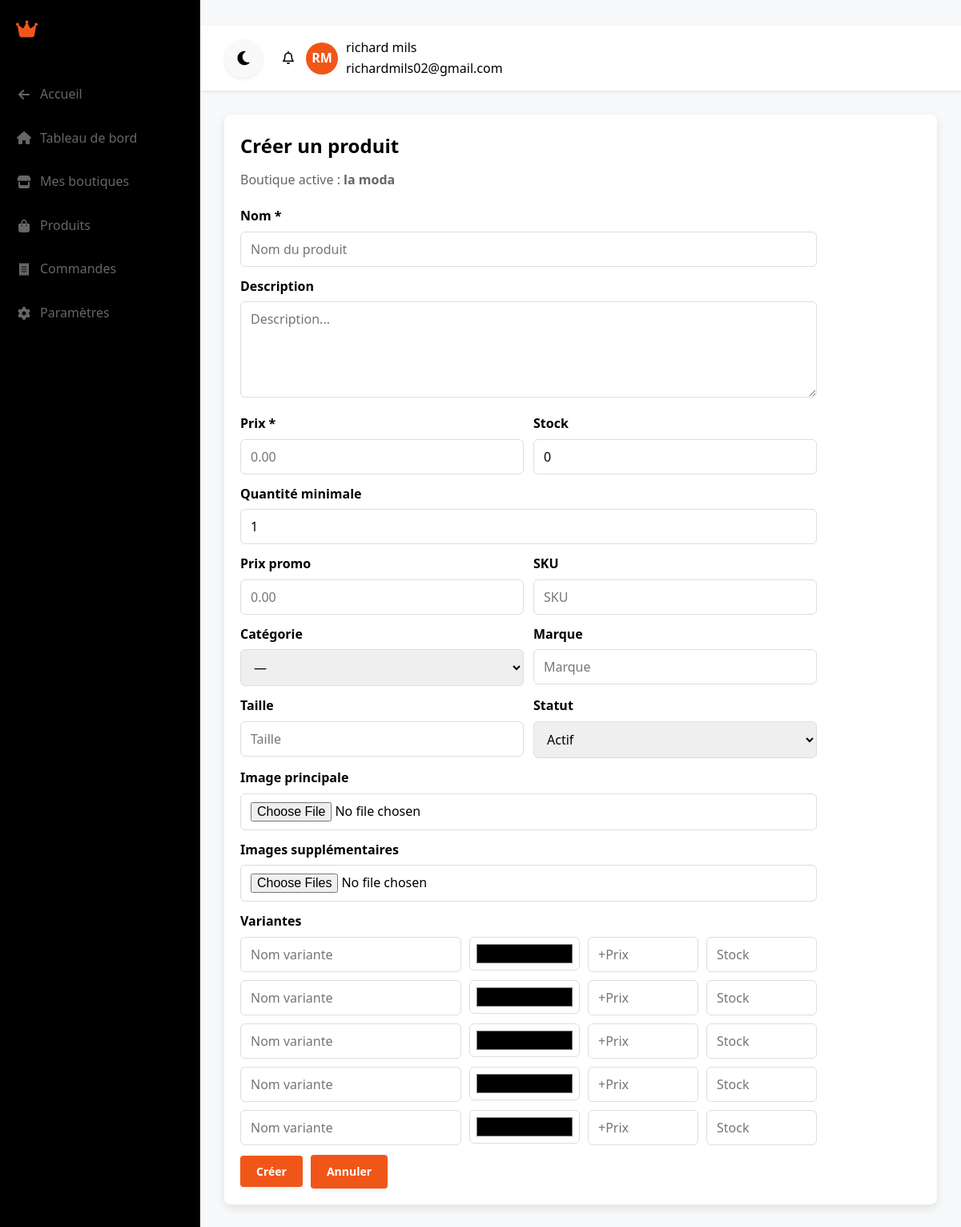
Screenshot of /index.php?page=dashboard_shop&tab=product_create (signed in) with the database file from the repository.
### tables this page shows
CREATE TABLE users (
        id INTEGER PRIMARY KEY AUTOINCREMENT,
        first_name TEXT NOT NULL,
        last_name TEXT NOT NULL,
        email TEXT NOT NULL UNIQUE,
        password TEXT NOT NULL,
        birth_date DATE,
        gender TEXT,
        created_at DATETIME DEFAULT CURRENT_TIMESTAMP,
        updated_at DATETIME DEFAULT CURRENT_TIMESTAMP
    );

CREATE TABLE shops (
        id INTEGER PRIMARY KEY AUTOINCREMENT,
        user_id INTEGER NOT NULL,
        name TEXT NOT NULL,
        description TEXT,
        logo TEXT,
        created_at DATETIME DEFAULT CURRENT_TIMESTAMP,
        updated_at DATETIME DEFAULT CURRENT_TIMESTAMP, banner TEXT, email_contact TEXT, phone TEXT, address TEXT, city TEXT, country TEXT, currency TEXT DEFAULT 'USD', status TEXT DEFAULT 'active', slug TEXT, url TEXT, stars REAL DEFAULT 0,
        FOREIGN KEY (user_id) REFERENCES users(id) ON DELETE CASCADE
    );

### app/config.php (called while the page is built, shortened)
<?php
function getDB() {
    static $db = null;
    if ($db === null) {
        try {
            $db = new PDO('sqlite:' . DB_PATH);
            $db->setAttribute(PDO::ATTR_ERRMODE, PDO::ERRMODE_EXCEPTION);
            $db->setAttribute(PDO::ATTR_DEFAULT_FETCH_MODE, PDO::FETCH_ASSOC);
            $db->exec('PRAGMA foreign_keys = ON');
            initDatabase($db);
        } catch (PDOException $e) {
            error_log("Erreur de connexion à la base de données: " . $e->getMessage());
            die("Erreur de connexion à la base de données. Veuillez contacter l'administrateur.");
        }
    }
    return $db;
}
function initDatabase($db) {
    $db->exec('PRAGMA foreign_keys = ON');
    $ensureColumns = function(string $table, array $columns) use ($db) {
        $existing = [];
        $stmt = $db->query("PRAGMA table_info($table)");
        foreach ($stmt->fetchAll() as $col) {
            $existing[$col['name']] = true;
        }
        foreach ($columns as $name => $definition) {
            if (!isset($existing[$name])) {
                $db->exec("ALTER TABLE $table ADD COLUMN $name $definition");
            }
        }
    };
    $ensureColumns('shops', [
        'slug' => 'TEXT',
        'url' => 'TEXT',
        'banner' => 'TEXT',
        'email_contact' => 'TEXT',
        'phone' => 'TEXT',
        'address' => 'TEXT',
        'city' => 'TEXT',
        'country' => 'TEXT',
        'currency' => "TEXT DEFAULT 'USD'",
        'stars' => 'REAL DEFAULT 0',
        'status' => "TEXT DEFAULT 'active'"
    ]);
    $ensureColumns('products', [
        'promo_price' => 'REAL',
        'sku' => 'TEXT',
        'weight' => 'REAL',
        'colors_json' => 'TEXT',
        'tags_json' => 'TEXT',
        'is_physical' => 'INTEGER DEFAULT 1',
        'min_order_qty' => 'INTEGER DEFAULT 1'
    ]);
    $ensureColumns('orders', [
        'paid' => 'INTEGER DEFAULT 0',
        'satisfied' => 'INTEGER DEFAULT 0',
        'canceled' => 'INTEGER DEFAULT 0'
    ]);
}
function getCurrentUser() {
    $db = getDB();
    $stmt = $db->prepare("SELECT id, first_name, last_name, email, birth_date, gender, created_at FROM users WHERE id = ?");
    $stmt->execute([$_SESSION['user_id']]);
    return $stmt->fetch();
}
function url($page) {
    return APP_URL . "?page=" . $page;
}

### app/controllers/ShopController.php (called while the page is built, shortened)
<?php
require_once __DIR__ . '/../models/Shop.php';
class ShopController {
    public function dashboard() {
        $shopModel = new Shop();
        $shops = $shopModel->getByUserId((int)$_SESSION['user_id']);
        $activeShopId = (int)($_SESSION['active_shop_id'] ?? 0);
        $activeShop = $activeShopId > 0 ? $shopModel->findOwnedByUser($activeShopId, (int)$_SESSION['user_id']) : null;
        $currentUser = getCurrentUser();
    }
}
?>

### app/router.php (called while the page is built, shortened)
<?php
require_once __DIR__ . '/config.php';
class Router {
    private $page;
    public function __construct() {
        $this->page = $_GET['page'] ?? 'home';
    }
    public function route() {
        if ($this->page === 'dashboard_shop') {
            require_once CONTROLLERS_PATH . '/ShopController.php';
            $controller = new ShopController();
            $controller->dashboard();
            return;
        }
    }
}

### app/models/Shop.php (called while the page is built, shortened)
<?php
require_once __DIR__ . '/../config.php';
class Shop {
    private PDO $db;
    public function __construct() {
        $this->db = getDB();
    }
    public function getByUserId(int $userId): array {
        $stmt = $this->db->prepare('SELECT * FROM shops WHERE user_id = ? ORDER BY created_at DESC');
        $stmt->execute([$userId]);
        return $stmt->fetchAll();
    }
    public function findOwnedByUser(int $shopId, int $userId): ?array {
        $stmt = $this->db->prepare('SELECT * FROM shops WHERE id = ? AND user_id = ?');
        $stmt->execute([$shopId, $userId]);
        $shop = $stmt->fetch();
        return $shop ?: null;
    }
}

### app/views/dashboard_shop.php (the view, shortened to what this page needs)
<?php
$tab = $_SESSION['view_data']['tab'] ?? ($_GET['tab'] ?? 'overview');
$dashboardBaseUrl = url('dashboard_shop');
$data = $_SESSION['view_data'] ?? [];
$currentUser = $data['current_user'] ?? null;
$activeShop = $data['active_shop'] ?? null;
$activeShopName = is_array($activeShop) && !empty($activeShop['name']) ? (string)$activeShop['name'] : 'i shopping';
?>
<!DOCTYPE html>
<html lang="fr" data-theme="light">
<head>
    <link rel="stylesheet" href="https://cdnjs.cloudflare.com/ajax/libs/font-awesome/6.4.0/css/all.min.css">
    <link rel="stylesheet" href="<?php echo BASE_URL; ?>/public/css/theme.css">
    <link rel="stylesheet" href="<?php echo BASE_URL; ?>/public/css/pages.css">
</head>
<body>
    <div class="sidebar">
        <div class="logo">
            <i class="fas fa-crown"></i>
            <h1><?php echo htmlspecialchars($activeShopName); ?></h1>
        </div>
        <ul class="nav-links">
            <li><a href="<?php echo url('home'); ?>"><i class="fas fa-arrow-left"></i> Accueil</a></li>
            <li><a href="<?php echo $dashboardBaseUrl; ?>&tab=overview" class="<?php echo $tab === 'overview' ? 'active' : ''; ?>"><i class="fas fa-home"></i> Tableau de bord</a></li>
            <li><a href="<?php echo $dashboardBaseUrl; ?>&tab=shops" class="<?php echo $tab === 'shops' ? 'active' : ''; ?>"><i class="fas fa-store"></i> Mes boutiques</a></li>
            <li><a href="<?php echo $dashboardBaseUrl; ?>&tab=products" class="<?php echo $tab === 'products' ? 'active' : ''; ?>"><i class="fas fa-shopping-bag"></i> Produits</a></li>
            <li><a href="<?php echo $dashboardBaseUrl; ?>&tab=orders" class="<?php echo $tab === 'orders' ? 'active' : ''; ?>"><i class="fas fa-receipt"></i> Commandes</a></li>
            <li><a href="<?php echo $dashboardBaseUrl; ?>&tab=settings" class="<?php echo $tab === 'settings' ? 'active' : ''; ?>"><i class="fas fa-cog"></i> Paramètres</a></li>
        </ul>
    </div>
    <div class="main-content">
        <header class="top-header">
            <div class="user-menu">
                <button id="theme-toggle" class="theme-toggle" aria-label="Changer de thème" style="margin-right: 10px;">
                    <i class="fas fa-moon"></i>
                </button>
                <div class="notifications">
                    <i class="far fa-bell"></i>
                </div>
                <div class="user-info">
                    <div class="user-avatar">
                        <?php
                        $initials = 'U';
                        if (is_array($currentUser)) {
                            $fn = trim((string)($currentUser['first_name'] ?? ''));
                            $ln = trim((string)($currentUser['last_name'] ?? ''));
                            $initials = strtoupper(substr($fn, 0, 1) . substr($ln, 0, 1));
                            $initials = $initials !== '' ? $initials : 'U';
                        }
                        echo htmlspecialchars($initials);
                        ?>
                    </div>
                    <div>
                        <div class="user-name">
                            <?php
                            if (is_array($currentUser)) {
                                echo htmlspecialchars(trim((string)($currentUser['first_name'] ?? '') . ' ' . (string)($currentUser['last_name'] ?? '')));
                            } else {
                                echo 'Utilisateur';
                            }
                            ?>
                        </div>
                        <div class="user-role"><?php echo is_array($currentUser) ? htmlspecialchars((string)($currentUser['email'] ?? '')) : ''; ?></div>
                    </div>
                </div>
            </div>
        </header>
        <div class="dashboard-content">
            <?php
            $tabPath = __DIR__ . '/dashboard_shop/' . $tab . '.php';
            if (file_exists($tabPath)) {
                require $tabPath;
            }
            ?>
        </div>
    </div>
</body>
</html>

### app/views/dashboard_shop/product_create.php (shortened to what this page needs)
<?php
$data = $_SESSION['view_data'] ?? [];
$activeShop = $data['active_shop'] ?? null;
?>
<div class="card">
    <h2 style="margin-bottom: 10px;">Créer un produit</h2>
    <?php if (!$activeShop): ?>
        <p style="color: var(--gray-dark);">Aucune boutique active. Va dans "Mes boutiques" pour en activer une.</p>
        <div style="margin-top: 15px;">
            <a class="btn btn-secondary" href="<?php echo url('dashboard_shop'); ?>&tab=shops">Aller à Mes boutiques</a>
        </div>
    <?php else: ?>
        <p style="color: var(--gray-dark); margin-bottom: 20px;">Boutique active : <strong><?php echo htmlspecialchars($activeShop['name']); ?></strong></p>
        <form method="post" enctype="multipart/form-data" action="<?php echo url('dashboard_shop'); ?>&tab=product_create&action=create_product" style="display: grid; gap: 12px; max-width: 720px;">
            <div>
                <label style="display: block; font-weight: 600; margin-bottom: 6px;">Nom *</label>
                <input name="name" type="text" required style="width: 100%; padding: 10px 12px; border-radius: 6px; border: 1px solid #ddd;" placeholder="Nom du produit" />
            </div>
            <div>
                <label style="display: block; font-weight: 600; margin-bottom: 6px;">Description</label>
                <textarea name="description" style="width: 100%; padding: 10px 12px; border-radius: 6px; border: 1px solid #ddd; min-height: 120px;" placeholder="Description..."></textarea>
            </div>
            <div style="display: grid; grid-template-columns: 1fr 1fr; gap: 12px;">
                <div>
                    <label style="display: block; font-weight: 600; margin-bottom: 6px;">Prix *</label>
                    <input name="price" type="number" step="0.01" min="0" required style="width: 100%; padding: 10px 12px; border-radius: 6px; border: 1px solid #ddd;" placeholder="0.00" />
                </div>
                <div>
                    <label style="display: block; font-weight: 600; margin-bottom: 6px;">Stock</label>
                    <input name="stock" type="number" step="1" min="0" style="width: 100%; padding: 10px 12px; border-radius: 6px; border: 1px solid #ddd;" value="0" />
                </div>
            </div>
            <div>
                <label style="display: block; font-weight: 600; margin-bottom: 6px;">Quantité minimale</label>
                <input name="min_order_qty" type="number" step="1" min="1" style="width: 100%; padding: 10px 12px; border-radius: 6px; border: 1px solid #ddd;" value="1" />
            </div>
            <div style="display: grid; grid-template-columns: 1fr 1fr; gap: 12px;">
                <div>
                    <label style="display: block; font-weight: 600; margin-bottom: 6px;">Prix promo</label>
                    <input name="promo_price" type="number" step="0.01" min="0" style="width: 100%; padding: 10px 12px; border-radius: 6px; border: 1px solid #ddd;" placeholder="0.00" />
                </div>
                <div>
                    <label style="display: block; font-weight: 600; margin-bottom: 6px;">SKU</label>
                    <input name="sku" type="text" style="width: 100%; padding: 10px 12px; border-radius: 6px; border: 1px solid #ddd;" placeholder="SKU" />
                </div>
            </div>
            <div style="display: grid; grid-template-columns: 1fr 1fr; gap: 12px;">
                <div>
                    <label style="display: block; font-weight: 600; margin-bottom: 6px;">Catégorie</label>
                    <select name="category" style="width: 100%; padding: 10px 12px; border-radius: 6px; border: 1px solid #ddd;">
                        <option value="">—</option>
                    </select>
                </div>
                <div>
                    <label style="display: block; font-weight: 600; margin-bottom: 6px;">Marque</label>
                    <input name="brand" type="text" style="width: 100%; padding: 10px 12px; border-radius: 6px; border: 1px solid #ddd;" placeholder="Marque" />
                </div>
            </div>
            <div style="display: grid; grid-template-columns: 1fr 1fr; gap: 12px;">
                <div>
                    <label style="display: block; font-weight: 600; margin-bottom: 6px;">Taille</label>
                    <input name="size" type="text" style="width: 100%; padding: 10px 12px; border-radius: 6px; border: 1px solid #ddd;" placeholder="Taille" />
                </div>
                <div>
                    <label style="display: block; font-weight: 600; margin-bottom: 6px;">Statut</label>
                    <select name="status" style="width: 100%; padding: 10px 12px; border-radius: 6px; border: 1px solid #ddd;">
                        <option value="active" selected>Actif</option>
                    </select>
                </div>
            </div>
            <div>
                <label style="display: block; font-weight: 600; margin-bottom: 6px;">Image principale</label>
                <input name="image_file" type="file" accept="image/*" style="width: 100%; padding: 10px 12px; border-radius: 6px; border: 1px solid #ddd; background: #fff;" />
            </div>
            <div>
                <label style="display: block; font-weight: 600; margin-bottom: 6px;">Images supplémentaires</label>
                <input name="extra_images_files[]" type="file" multiple accept="image/*" style="width: 100%; padding: 10px 12px; border-radius: 6px; border: 1px solid #ddd; background: #fff;" />
            </div>
            <div>
                <label style="display: block; font-weight: 600; margin-bottom: 6px;">Variantes</label>
                <div style="display: grid; gap: 10px;">
                    <?php for ($i = 0; $i < 5; $i++): ?>
                        <div style="display: grid; grid-template-columns: 2fr 1fr 1fr 1fr; gap: 10px;">
                            <input name="variant_name[]" type="text" style="width: 100%; padding: 10px 12px; border-radius: 6px; border: 1px solid #ddd;" placeholder="Nom variante" />
                            <input name="variant_color[]" type="color" value="#000000" style="width: 100%; height: 42px; padding: 4px 6px; border-radius: 6px; border: 1px solid #ddd; background: #fff;" />
                            <input name="variant_additional_price[]" type="number" step="0.01" min="0" style="width: 100%; padding: 10px 12px; border-radius: 6px; border: 1px solid #ddd;" placeholder="+Prix" />
                            <input name="variant_stock[]" type="number" step="1" min="0" style="width: 100%; padding: 10px 12px; border-radius: 6px; border: 1px solid #ddd;" placeholder="Stock" />
                        </div>
                    <?php endfor; ?>
                </div>
            </div>
            <div style="display: flex; gap: 10px; align-items: center; flex-wrap: wrap;">
                <button class="btn btn-primary" type="submit">Créer</button>
                <a class="btn btn-secondary" href="<?php echo url('dashboard_shop'); ?>&tab=products">Annuler</a>
            </div>
        </form>
    <?php endif; ?>
</div>

### rows the page displays
users: initials "RM", first_name+last_name "richard mils", email "richardmils02@gmail.com"
shops: name "la moda"
